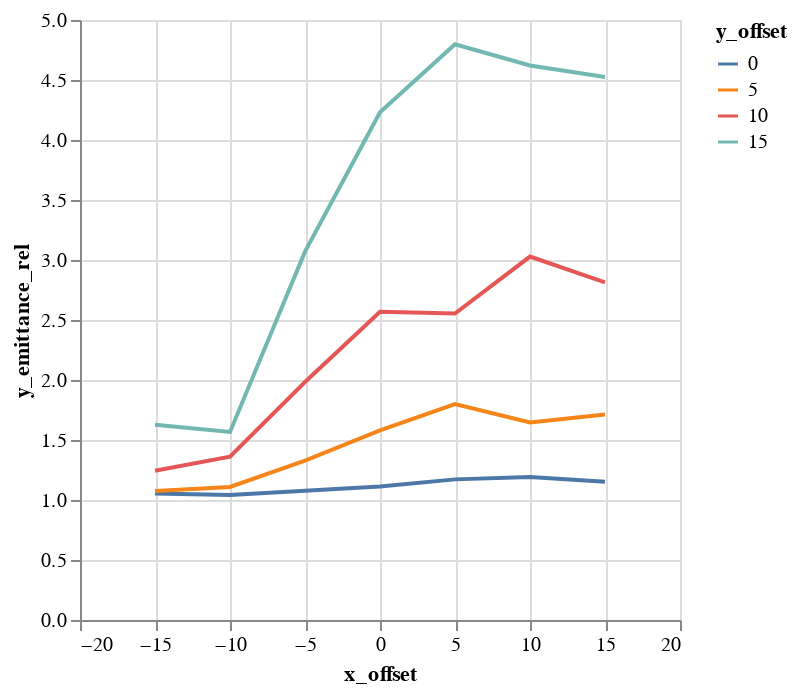

Notebook code for this chart:
### Code cell
alt.Chart(emit_df).mark_line().encode(
    color='y_offset:N',
    x='x_offset',
    y='y_emittance_rel',
)

### Figure 1 — Vega-Lite specification as saved in the notebook (floating-point values rounded to 4 significant figures)
{"$schema": "https://vega.github.io/schema/vega-lite/v1.2.1.json", "data": {"values": [{"losses": 1, "relbeta": 0.002308, "sourceID": 16777222, "sourceName": "x_-15_y_0", "x_emittance": 1.753, "x_emittance_rel": 1.081, "x_norm_emittance": 0.004047, "x_offset": -15, "y_emittance": 1.657, "y_emittance_rel": 1.054, "y_norm_emittance": 0.003825, "y_offset": 0}, {"losses": 2, "relbeta": 0.002308, "sourceID": 16777229, "sourceName": "x_-15_y_5", "x_emittance": 1.858, "x_emittance_rel": 1.166, "x_norm_emittance": 0.004288, "x_offset": -15, "y_emittance": 1.713, "y_emittance_rel": 1.075, "y_norm_emittance": 0.003955, "y_offset": 5}, {"losses": 0, "relbeta": 0.002308, "sourceID": 16777236, "sourceName": "x_-15_y_10", "x_emittance": 2.364, "x_emittance_rel": 1.462, "x_norm_emittance": 0.005458, "x_offset": -15, "y_emittance": 1.987, "y_emittance_rel": 1.244, "y_norm_emittance": 0.004586, "y_offset": 10}, {"losses": 1, "relbeta": 0.002308, "sourceID": 16777243, "sourceName": "x_-15_y_15", "x_emittance": 2.878, "x_emittance_rel": 1.722, "x_norm_emittance": 0.006644, "x_offset": -15, "y_emittance": 2.704, "y_emittance_rel": 1.627, "y_norm_emittance": 0.006243, "y_offset": 15}, {"losses": 0, "relbeta": 0.002308, "sourceID": 16777220, "sourceName": "x_-10_y_0", "x_emittance": 1.606, "x_emittance_rel": 1.009, "x_norm_emittance": 0.003708, "x_offset": -10, "y_emittance": 1.617, "y_emittance_rel": 1.042, "y_norm_emittance": 0.003733, "y_offset": 0}, {"losses": 0, "relbeta": 0.002308, "sourceID": 16777227, "sourceName": "x_-10_y_5", "x_emittance": 1.732, "x_emittance_rel": 1.074, "x_norm_emittance": 0.003999, "x_offset": -10, "y_emittance": 1.752, "y_emittance_rel": 1.109, "y_norm_emittance": 0.004044, "y_offset": 5}, {"losses": 0, "relbeta": 0.002308, "sourceID": 16777234, "sourceName": "x_-10_y_10", "x_emittance": 2.072, "x_emittance_rel": 1.393, "x_norm_emittance": 0.004782, "x_offset": -10, "y_emittance": 2.265, "y_emittance_rel": 1.36, "y_norm_emittance": 0.005229, "y_offset": 10}, {"losses": 0, "relbeta": 0.002308, "sourceID": 16777241, "sourceName": "x_-10_y_15", "x_emittance": 2.649, "x_emittance_rel": 1.827, "x_norm_emittance": 0.006115, "x_offset": -10, "y_emittance": 2.561, "y_emittance_rel": 1.567, "y_norm_emittance": 0.005912, "y_offset": 15}, {"losses": 0, "relbeta": 0.002308, "sourceID": 16777218, "sourceName": "x_-5_y_0", "x_emittance": 1.778, "x_emittance_rel": 1.061, "x_norm_emittance": 0.004105, "x_offset": -5, "y_emittance": 1.851, "y_emittance_rel": 1.078, "y_norm_emittance": 0.004273, "y_offset": 0}, {"losses": 0, "relbeta": 0.002308, "sourceID": 16777225, "sourceName": "x_-5_y_5", "x_emittance": 2.086, "x_emittance_rel": 1.369, "x_norm_emittance": 0.004816, "x_offset": -5, "y_emittance": 2.159, "y_emittance_rel": 1.328, "y_norm_emittance": 0.004985, "y_offset": 5}, {"losses": 0, "relbeta": 0.002308, "sourceID": 16777232, "sourceName": "x_-5_y_10", "x_emittance": 2.964, "x_emittance_rel": 1.961, "x_norm_emittance": 0.006842, "x_offset": -5, "y_emittance": 3.064, "y_emittance_rel": 1.983, "y_norm_emittance": 0.007074, "y_offset": 10}, {"losses": 0, "relbeta": 0.002308, "sourceID": 16777239, "sourceName": "x_-5_y_15", "x_emittance": 4.954, "x_emittance_rel": 2.928, "x_norm_emittance": 0.01144, "x_offset": -5, "y_emittance": 4.62, "y_emittance_rel": 3.07, "y_norm_emittance": 0.01066, "y_offset": 15}, {"losses": 0, "relbeta": 0.002308, "sourceID": 16777216, "sourceName": "x_0_y_0", "x_emittance": 1.703, "x_emittance_rel": 1.106, "x_norm_emittance": 0.003931, "x_offset": 0, "y_emittance": 1.71, "y_emittance_rel": 1.113, "y_norm_emittance": 0.003946, "y_offset": 0}, {"losses": 0, "relbeta": 0.002308, "sourceID": 16777223, "sourceName": "x_0_y_5", "x_emittance": 2.34, "x_emittance_rel": 1.519, "x_norm_emittance": 0.005403, "x_offset": 0, "y_emittance": 2.426, "y_emittance_rel": 1.581, "y_norm_emittance": 0.005601, "y_offset": 5}, {"losses": 0, "relbeta": 0.002308, "sourceID": 16777230, "sourceName": "x_0_y_10", "x_emittance": 3.589, "x_emittance_rel": 2.558, "x_norm_emittance": 0.008285, "x_offset": 0, "y_emittance": 3.79, "y_emittance_rel": 2.569, "y_norm_emittance": 0.008748, "y_offset": 10}, {"losses": 0, "relbeta": 0.002308, "sourceID": 16777237, "sourceName": "x_0_y_15", "x_emittance": 7.012, "x_emittance_rel": 3.966, "x_norm_emittance": 0.01619, "x_offset": 0, "y_emittance": 6.822, "y_emittance_rel": 4.231, "y_norm_emittance": 0.01575, "y_offset": 15}, {"losses": 0, "relbeta": 0.002308, "sourceID": 16777217, "sourceName": "x_5_y_0", "x_emittance": 1.82, "x_emittance_rel": 1.174, "x_norm_emittance": 0.004201, "x_offset": 5, "y_emittance": 1.962, "y_emittance_rel": 1.172, "y_norm_emittance": 0.004529, "y_offset": 0}, {"losses": 0, "relbeta": 0.002308, "sourceID": 16777224, "sourceName": "x_5_y_5", "x_emittance": 2.881, "x_emittance_rel": 1.798, "x_norm_emittance": 0.00665, "x_offset": 5, "y_emittance": 2.651, "y_emittance_rel": 1.799, "y_norm_emittance": 0.006121, "y_offset": 5}, {"losses": 0, "relbeta": 0.002308, "sourceID": 16777231, "sourceName": "x_5_y_10", "x_emittance": 4.255, "x_emittance_rel": 2.91, "x_norm_emittance": 0.009824, "x_offset": 5, "y_emittance": 4.069, "y_emittance_rel": 2.553, "y_norm_emittance": 0.009394, "y_offset": 10}, {"losses": 0, "relbeta": 0.002308, "sourceID": 16777238, "sourceName": "x_5_y_15", "x_emittance": 7.422, "x_emittance_rel": 4.644, "x_norm_emittance": 0.01713, "x_offset": 5, "y_emittance": 7.552, "y_emittance_rel": 4.798, "y_norm_emittance": 0.01743, "y_offset": 15}, {"losses": 0, "relbeta": 0.002308, "sourceID": 16777219, "sourceName": "x_10_y_0", "x_emittance": 1.895, "x_emittance_rel": 1.248, "x_norm_emittance": 0.004375, "x_offset": 10, "y_emittance": 1.907, "y_emittance_rel": 1.192, "y_norm_emittance": 0.004402, "y_offset": 0}, {"losses": 0, "relbeta": 0.002308, "sourceID": 16777226, "sourceName": "x_10_y_5", "x_emittance": 2.656, "x_emittance_rel": 1.835, "x_norm_emittance": 0.006131, "x_offset": 10, "y_emittance": 2.479, "y_emittance_rel": 1.645, "y_norm_emittance": 0.005723, "y_offset": 5}, {"losses": 0, "relbeta": 0.002308, "sourceID": 16777233, "sourceName": "x_10_y_10", "x_emittance": 5.553, "x_emittance_rel": 3.186, "x_norm_emittance": 0.01282, "x_offset": 10, "y_emittance": 4.884, "y_emittance_rel": 3.029, "y_norm_emittance": 0.01127, "y_offset": 10}, {"losses": 0, "relbeta": 0.002308, "sourceID": 16777240, "sourceName": "x_10_y_15", "x_emittance": 7.259, "x_emittance_rel": 4.615, "x_norm_emittance": 0.01676, "x_offset": 10, "y_emittance": 6.984, "y_emittance_rel": 4.621, "y_norm_emittance": 0.01612, "y_offset": 15}, {"losses": 0, "relbeta": 0.002308, "sourceID": 16777221, "sourceName": "x_15_y_0", "x_emittance": 2.51, "x_emittance_rel": 1.675, "x_norm_emittance": 0.005794, "x_offset": 15, "y_emittance": 1.819, "y_emittance_rel": 1.153, "y_norm_emittance": 0.0042, "y_offset": 0}, {"losses": 1, "relbeta": 0.002308, "sourceID": 16777228, "sourceName": "x_15_y_5", "x_emittance": 3.124, "x_emittance_rel": 1.987, "x_norm_emittance": 0.007211, "x_offset": 15, "y_emittance": 2.545, "y_emittance_rel": 1.713, "y_norm_emittance": 0.005876, "y_offset": 5}, {"losses": 0, "relbeta": 0.002308, "sourceID": 16777235, "sourceName": "x_15_y_10", "x_emittance": 4.751, "x_emittance_rel": 2.928, "x_norm_emittance": 0.01097, "x_offset": 15, "y_emittance": 4.545, "y_emittance_rel": 2.813, "y_norm_emittance": 0.01049, "y_offset": 10}, {"losses": 0, "relbeta": 0.002308, "sourceID": 16777242, "sourceName": "x_15_y_15", "x_emittance": 7.002, "x_emittance_rel": 4.622, "x_norm_emittance": 0.01616, "x_offset": 15, "y_emittance": 7.184, "y_emittance_rel": 4.525, "y_norm_emittance": 0.01658, "y_offset": 15}]}, "encoding": {"color": {"field": "y_offset", "type": "nominal"}, "x": {"field": "x_offset", "type": "quantitative"}, "y": {"field": "y_emittance_rel", "type": "quantitative"}}, "mark": "line"}
